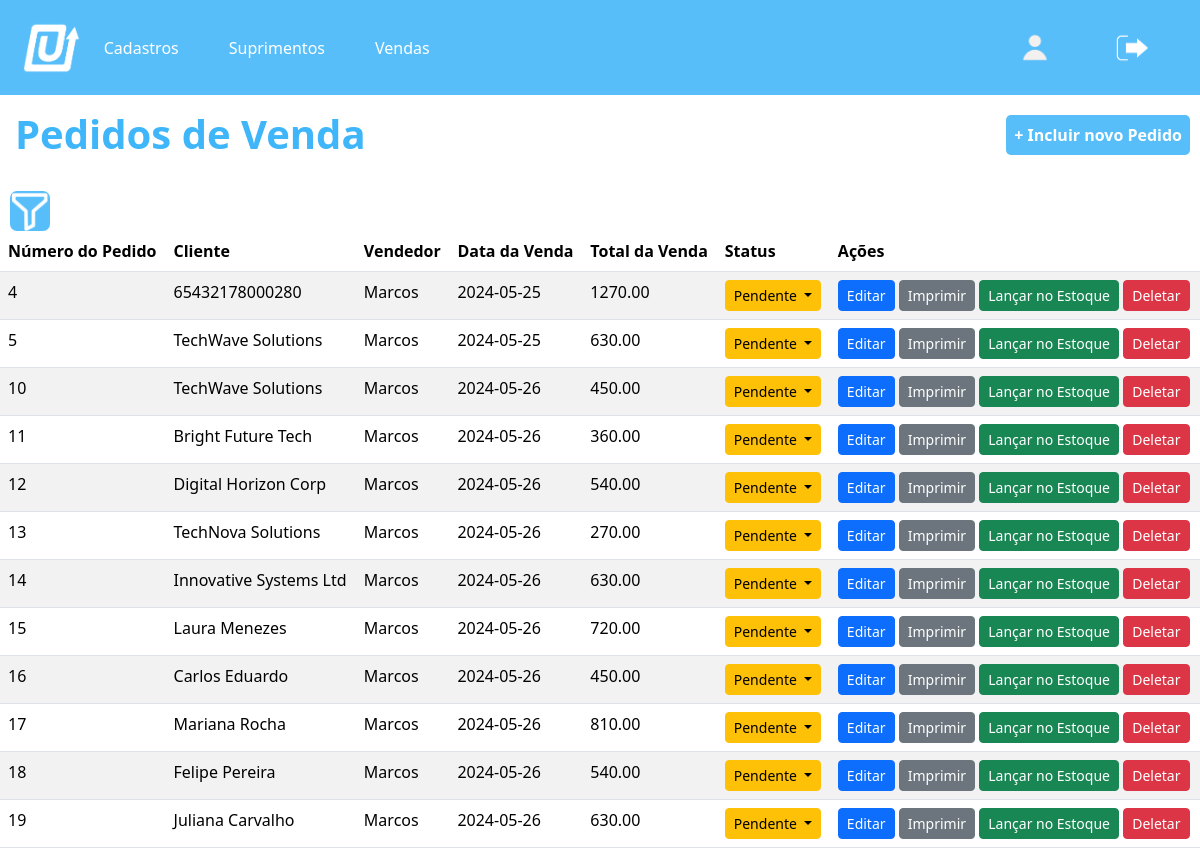
Screenshot of /Tela_Venda/Tela_Venda.php (signed in) with the database file from the repository.
### tables this page shows
CREATE TABLE `vendas` (
  `id` int(11) NOT NULL,
  `num_ped` int(11) NOT NULL,
  `cliente` varchar(255) NOT NULL,
  `vendedor` varchar(255) NOT NULL,
  `cond_pagamento` varchar(255) NOT NULL,
  `categoria` varchar(255) NOT NULL,
  `data_venda` date NOT NULL,
  `data_saida` date NOT NULL,
  `data_prevista` date NOT NULL,
  `id_usuario` int(11) NOT NULL,
  `num_itens` int(11) NOT NULL,
  `soma_quantidades` int(11) NOT NULL,
  `desconto_total_itens` decimal(10,2) NOT NULL,
  `total_itens` decimal(10,2) NOT NULL,
  `desconto_total_venda` decimal(10,2) NOT NULL,
  `total_venda` decimal(10,2) NOT NULL,
  `lancado_estoque` tinyint(1) DEFAULT 0,
  `frete_por_conta` varchar(255) DEFAULT NULL,
  `largura` decimal(10,2) DEFAULT NULL,
  `comprimento` decimal(10,2) DEFAULT NULL,
  `altura` decimal(10,2) DEFAULT NULL,
  `peso` decimal(10,2) DEFAULT NULL,
  `prazo_entrega` date DEFAULT NULL,
  `valor_frete` decimal(10,2) DEFAULT NULL,
  `status_aprovacao` enum('Pendente','Aprovado','Reprovado') DEFAULT 'Pendente'
);

### Tela_Venda/Tela_Venda.php (the view, shortened to what this page needs)
<?php
require_once "../conexao.php";
$id_usuario = $_SESSION['id'];
$sql = "SELECT * FROM vendas WHERE id_usuario = $id_usuario";
$resultado = mysqli_query($conexao, $sql);
?>
<!DOCTYPE html>
<html lang="en">
<head>
  <link href="https://cdn.jsdelivr.net/npm/bootstrap@5.3.3/dist/css/bootstrap.min.css" rel="stylesheet"
>
  <link rel="stylesheet" href="estilos_venda.css">
  <link rel="stylesheet" href="../styleHeader.css">
</head>
<body>
  <header>
    <img src="../img/logo.png" alt="logo">
    <nav>
      <div class="dropdown">
        <button class="dropbtn">Cadastros</button>
      </div>
      <div class="dropdown">
        <button class="dropbtn">Suprimentos</button>
      </div>
      <div class="dropdown">
        <button class="dropbtn">Vendas</button>
      </div>
    </nav>
    <div>
      <button id="perfilBtn"><img class="perfil" src="../img/perfil.png" alt="Descrição da Imagem 1"></button>
      <button id="logoutBtn"><img class="perfil" src="../img/sair.png" alt="Descrição da Imagem 2"></button>
    </div>
  </header>
  <div class="title">
    <h1><strong>Pedidos de Venda</strong></h1>
  </div>
  <button id="sidebarToggle"></button>
  <main>
    <a class="btn-cadastrar-produto" href="Tela_cad_venda.php"><strong>+ Incluir novo Pedido</strong></a>
    <div class="table-responsive">
      <table class="table table-striped">
        <thead>
          <tr>
            <th>Número do Pedido</th>
            <th>Cliente</th>
            <th>Vendedor</th>
            <th>Data da Venda</th>
            <th>Total da Venda</th>
            <th>Status</th>
            <th>Ações</th>
          </tr>
        </thead>
        <tbody>
          <?php if (mysqli_num_rows($resultado) > 0) {
            while ($row = mysqli_fetch_assoc($resultado)) { ?>
              <tr>
                <td><?php echo $row['num_ped']; ?></td>
                <td><?php echo $row['cliente']; ?></td>
                <td><?php echo $row['vendedor']; ?></td>
                <td><?php echo $row['data_venda']; ?></td>
                <td><?php echo $row['total_venda']; ?></td>
                <td>
                  <div class="btn-group">
                    <button class="btn btn-<?php echo $row['status_aprovacao'] == 'Pendente' ? 'warning' : ($row['status_aprovacao'] == 'Aprovado' ? 'success' : 'danger'); ?> btn-sm dropdown-toggle" type="button" id="dropdownMenuButton<?php echo $row['id']; ?>" data-bs-toggle="dropdown" aria-expanded="false">
                      <?php echo $row['status_aprovacao']; ?>
                    </button>
                  </div>
                </td>
                <td>
                  <a href="editar_venda.php?id_venda=<?php echo $row['id']; ?>" class="btn btn-primary btn-sm">Editar</a>
                  <a href="visualizar_venda.php?id_venda=<?php echo $row['id']; ?>" target="_blank"
                    class="btn btn-secondary btn-sm">Imprimir</a>
                  <?php if ($row['lancado_estoque']) { ?>
                    <a href="cancelar_lancamento.php?id_venda=<?php echo $row['id']; ?>"
                      class="btn btn-warning btn-sm">Cancelar Lançamento</a>
                  <?php } else { ?>
                    <a href="lancar_estoque.php?id_venda=<?php echo $row['id']; ?>" class="btn btn-success btn-sm">Lançar no
                      Estoque</a>
                  <?php } ?>
                  <a href="deletar_venda.php?id_venda=<?php echo $row['id']; ?>" class="btn btn-danger btn-sm">Deletar</a>
                </td>
              </tr>
            <?php }
          } else { ?>
            <tr>
              <td colspan="7">Nenhum pedido de venda encontrado.</td>
            </tr>
          <?php } ?>
        </tbody>
      </table>
    </div>
  </main>
</body>
</html>

### Tela_Venda/estilos_venda.css (style rules this page uses)
#sidebarToggle { background-image: url('../img/InconFiltro.png'); background-size: cover; width: 40px; height: 40px; padding: 20px; background-color: #58befa; margin-top: 10px; font-family: Arial, Helvetica, sans-serif; border: 0; border-radius: 7px; margin-left: 10px; z-index: 9999; }
.btn-cadastrar-produto { padding: 8px; position: fixed; top: 115px; right: 10px; z-index: 9999; background-color: #58befa; border: 0; border-radius: 5px; color: #fff; text-decoration: none; }
.title h1 { padding: 15px; color: #3FB5FA; }

### styleHeader.css (style rules this page uses)
body { margin: 0; }
header { background-color: #58befa; color: #fff; padding: 20px; display: flex; justify-content: space-between; align-items: center; height: 95px; position: relative; z-index: 1000; }
header img { padding: 2.5px; height: 55px; width: auto; }
header button { color: #fff; text-decoration: none; background-color: #58befa; padding: 8px 16px; border: none; border-radius: 4px; margin: 0 5px; cursor: pointer; }
header nav { margin-right: auto; }
nav { display: flex; }
.dropdown { margin-right: 8px; }
.perfil { padding: 1.7px; height: 37px; width: auto; }

### rows the page displays
vendas: num_ped "4", cliente "65432178000280", vendedor "Marcos", data_venda "2024-05-25", total_venda "1270.00", status_aprovacao "Pendente"
vendas: num_ped "5", cliente "TechWave Solutions", vendedor "Marcos", data_venda "2024-05-25", total_venda "630.00", status_aprovacao "Pendente"
vendas: num_ped "10", cliente "TechWave Solutions", vendedor "Marcos", data_venda "2024-05-26", total_venda "450.00", status_aprovacao "Pendente"
vendas: num_ped "11", cliente "Bright Future Tech", vendedor "Marcos", data_venda "2024-05-26", total_venda "360.00", status_aprovacao "Pendente"
vendas: num_ped "12", cliente "Digital Horizon Corp", vendedor "Marcos", data_venda "2024-05-26", total_venda "540.00", status_aprovacao "Pendente"
vendas: num_ped "13", cliente "TechNova Solutions", vendedor "Marcos", data_venda "2024-05-26", total_venda "270.00", status_aprovacao "Pendente"
vendas: num_ped "14", cliente "Innovative Systems Ltd", vendedor "Marcos", data_venda "2024-05-26", total_venda "630.00", status_aprovacao "Pendente"
vendas: num_ped "15", cliente "Laura Menezes", vendedor "Marcos", data_venda "2024-05-26", total_venda "720.00", status_aprovacao "Pendente"
vendas: num_ped "16", cliente "Carlos Eduardo", vendedor "Marcos", data_venda "2024-05-26", total_venda "450.00", status_aprovacao "Pendente"
vendas: num_ped "17", cliente "Mariana Rocha", vendedor "Marcos", data_venda "2024-05-26", total_venda "810.00", status_aprovacao "Pendente"
vendas: num_ped "18", cliente "Felipe Pereira", vendedor "Marcos", data_venda "2024-05-26", total_venda "540.00", status_aprovacao "Pendente"
vendas: num_ped "19", cliente "Juliana Carvalho", vendedor "Marcos", data_venda "2024-05-26", total_venda "630.00", status_aprovacao "Pendente"
